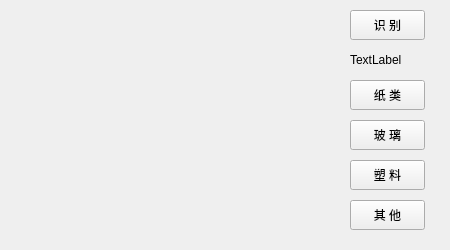
<?xml version="1.0" encoding="UTF-8"?>
<ui version="4.0">
 <class>ClassifyForm</class>
 <widget class="QWidget" name="ClassifyForm">
  <property name="geometry">
   <rect>
    <x>0</x>
    <y>0</y>
    <width>450</width>
    <height>250</height>
   </rect>
  </property>
  <property name="windowTitle">
   <string>分类</string>
  </property>
  <widget class="QPushButton" name="classifyBtn">
   <property name="geometry">
    <rect>
     <x>350</x>
     <y>10</y>
     <width>75</width>
     <height>30</height>
    </rect>
   </property>
   <property name="text">
    <string>识 别</string>
   </property>
  </widget>
  <widget class="QPushButton" name="zhileiBtn">
   <property name="geometry">
    <rect>
     <x>350</x>
     <y>80</y>
     <width>75</width>
     <height>30</height>
    </rect>
   </property>
   <property name="text">
    <string>纸 类</string>
   </property>
  </widget>
  <widget class="QPushButton" name="boliBtn">
   <property name="geometry">
    <rect>
     <x>350</x>
     <y>120</y>
     <width>75</width>
     <height>30</height>
    </rect>
   </property>
   <property name="text">
    <string>玻 璃</string>
   </property>
  </widget>
  <widget class="QPushButton" name="suliaoBtn">
   <property name="geometry">
    <rect>
     <x>350</x>
     <y>160</y>
     <width>75</width>
     <height>30</height>
    </rect>
   </property>
   <property name="text">
    <string>塑 料</string>
   </property>
  </widget>
  <widget class="QPushButton" name="otherBtn">
   <property name="geometry">
    <rect>
     <x>350</x>
     <y>200</y>
     <width>75</width>
     <height>30</height>
    </rect>
   </property>
   <property name="text">
    <string>其 他</string>
   </property>
  </widget>
  <widget class="QLabel" name="imageLabel">
   <property name="geometry">
    <rect>
     <x>10</x>
     <y>10</y>
     <width>300</width>
     <height>225</height>
    </rect>
   </property>
   <property name="text">
    <string/>
   </property>
  </widget>
  <widget class="QLabel" name="resultLabel">
   <property name="geometry">
    <rect>
     <x>350</x>
     <y>50</y>
     <width>75</width>
     <height>20</height>
    </rect>
   </property>
   <property name="text">
    <string>TextLabel</string>
   </property>
  </widget>
 </widget>
 <resources/>
 <connections/>
 <slots>
  <slot>classsifyBtnClicked()</slot>
 </slots>
</ui>
